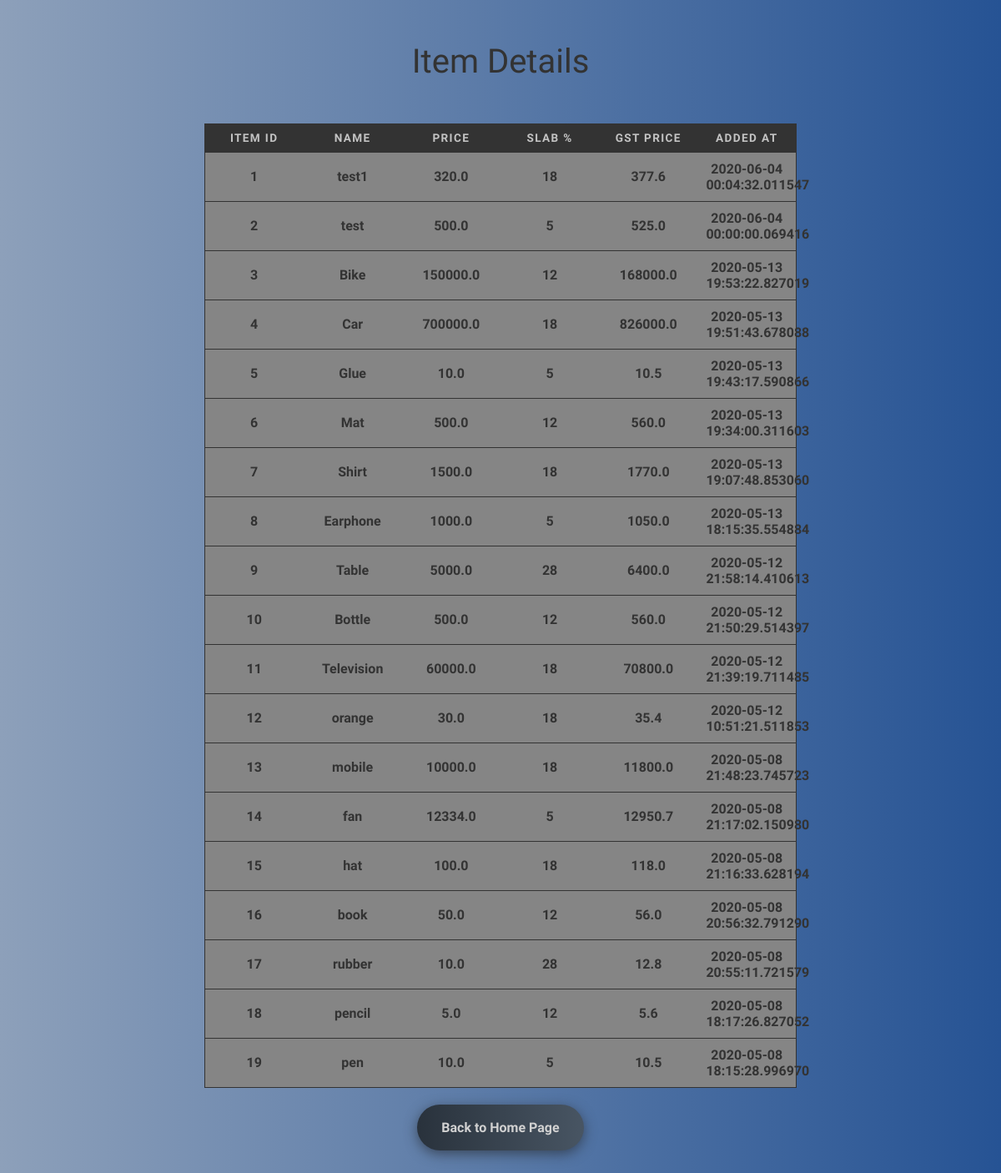
The app's page /table, older data.
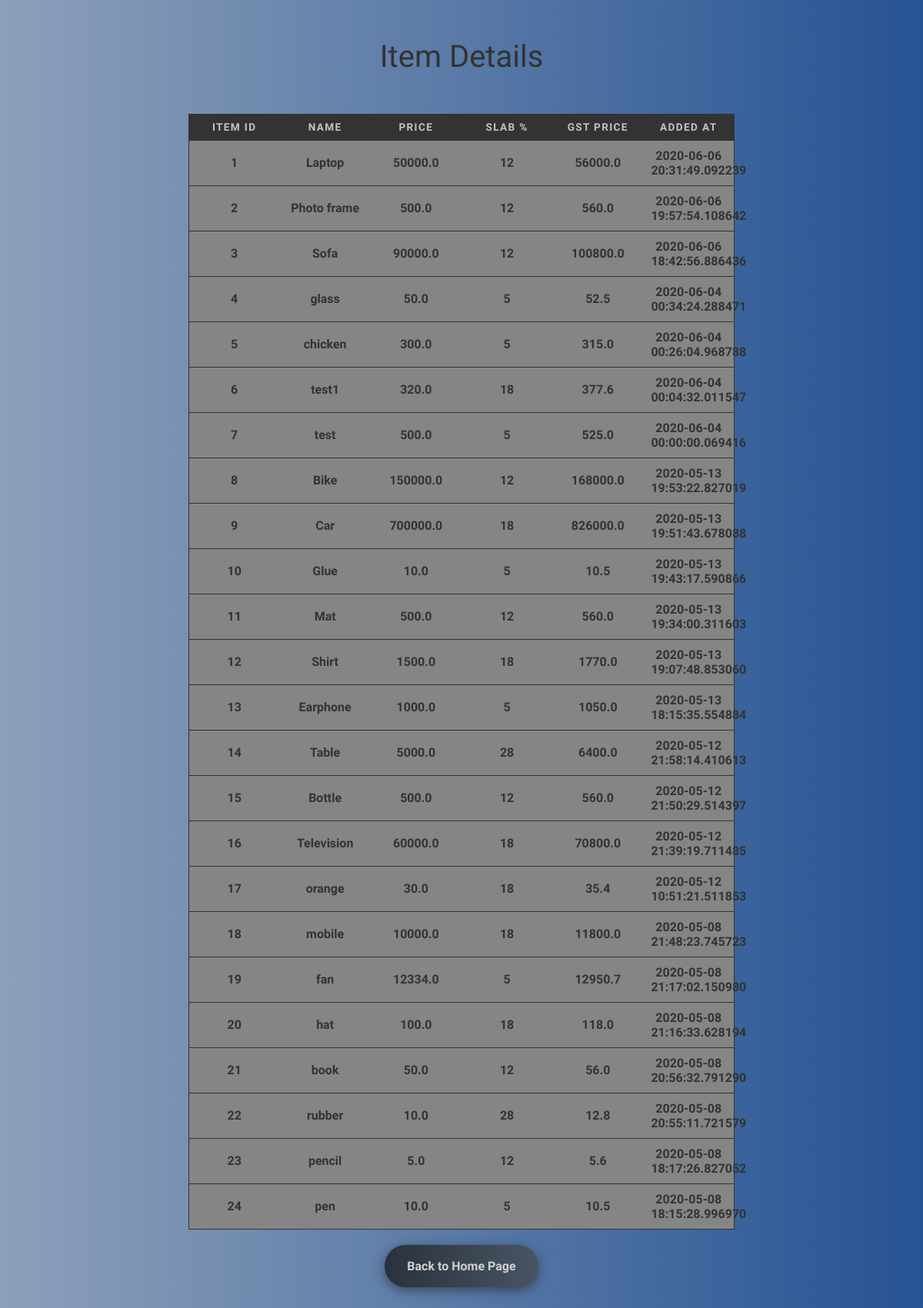
The same page, newer data.
### tables this page shows
CREATE TABLE "gst_items" ("ID" INTEGER PRIMARY KEY AUTOINCREMENT NOT NULL, "Item" VARCHAR,"Price" REAL, "Slab" INTEGER, "GST_Price" REAL, "Added_at" TIMESTAMP);

### app.py (the view)
@app.route('/table')
def table():
    con = sql.connect("new_database.db")
    cur = con.cursor()
    cur.execute("SELECT * FROM gst_items ORDER BY ID DESC ")
    output = cur.fetchall()
    return render_template("table.html", output = output)

### templates/table.html (shortened to what this page needs)
<!DOCTYPE html>
<html lang="en">
<head>
    <link rel="stylesheet" type="text/css" href="{{ url_for('static', filename='/css/table.css') }}">
</head>
<body class="overlay" >
    <div><h1 style="text-align:center;padding:2%;font-family:Nova Square;font-size: 40px;color:#333;font-weight: 200;">Item Details</h1></div>
    <div class="center">
      <table >
        <thead>
          <tr class="first" style="text-align:center;font-family:Jura;color:#c3c3c3;">
            <th>Item ID</th>
            <th>Name</th>
            <th>Price</th>
            <th>Slab %</th>
            <th>GST Price</th>
            <th>Added At</th>
          </tr>
        </thead>
        <tbody>
          {% for value in output %}
            <tr style="text-align:center;font-family:Jura;color:#333;font-weight: 600;">
                <td scope="row" data-label="Item ID"> {{ loop.length - (value[0]-1) }}</td>
                <td data-label="Name"> {{ value[1] }}</td>
                <td data-label="Price"> {{ value[2] }}</td>
                <td data-label="Slab %"> {{ value[3] }}</td>
                <td data-label="GST Price"> {{ value[4] }}</td>
                <td data-label="Added At"> {{ value[5] }}</td>
            </tr>
          {% endfor %}
        </tbody>
      </table>
        <div id="back">
            <form action="/">
                <div class="buttons">
                    <input class="btn-hover color-8" style="text-align:center;font-family:Jura;color:#d1d1d1;" type="submit" value="Back to Home Page" />
                </div>
            </form>
        </div>
    </div>
</body>
</html>

### static/css/table.css (style rules this page uses)
.overlay { background: #265394; background: -webkit-linear-gradient(to left, #265394 , #8da0ba); background: linear-gradient(to left, #265394 , #8da0ba); }
table { border: 1px solid #333; border-collapse: collapse; margin: 0; padding: 0; width: 60%; table-layout: fixed; margin: auto; }
table tr { background-color: #858585; border: 1px solid #333; padding: .35em; }
table th, table td { padding: .625em; text-align: center; }
table th { font-size: .85em; letter-spacing: .1em; text-transform: uppercase; background: #333; }
#back { text-align :center; }
* { -webkit-box-sizing: border-box; -moz-box-sizing: border-box; box-sizing: border-box; }
.buttons { margin: 0%; text-align: center; }
.btn-hover { width: 200px; font-size: 16px; font-weight: 600; color: #fff; cursor: pointer; margin: 20px; height: 55px; text-align:center; border: none; background-size: 300% 100%; border-radius: 50px; moz-transition: all .4s ease-in-out; -o-transition: all .4s ease-in-out; -webkit-transition: all .4s ease-in-out; transition: all .4s ease-in-out; }
.btn-hover.color-8 { background-image: linear-gradient(to right, #29323c, #485563, #2b5876, #4e4376); box-shadow: 0 4px 15px 0 rgba(45, 54, 65, 0.75); }

Row changes from the older to the newer data that the page shows:
added gst_items: Item "Laptop", Price "50000.0", Slab "12", GST_Price "56000.0", Added_at "2020-06-06 20:31:49.092239"
added gst_items: Item "Photo frame", Price "500.0", Slab "12", GST_Price "560.0", Added_at "2020-06-06 19:57:54.108642"
added gst_items: Item "Sofa", Price "90000.0", Slab "12", GST_Price "100800.0", Added_at "2020-06-06 18:42:56.886436"
added gst_items: Item "glass", Price "50.0", Slab "5", GST_Price "52.5", Added_at "2020-06-04 00:34:24.288471"
added gst_items: Item "chicken", Price "300.0", Slab "5", GST_Price "315.0", Added_at "2020-06-04 00:26:04.968788"
